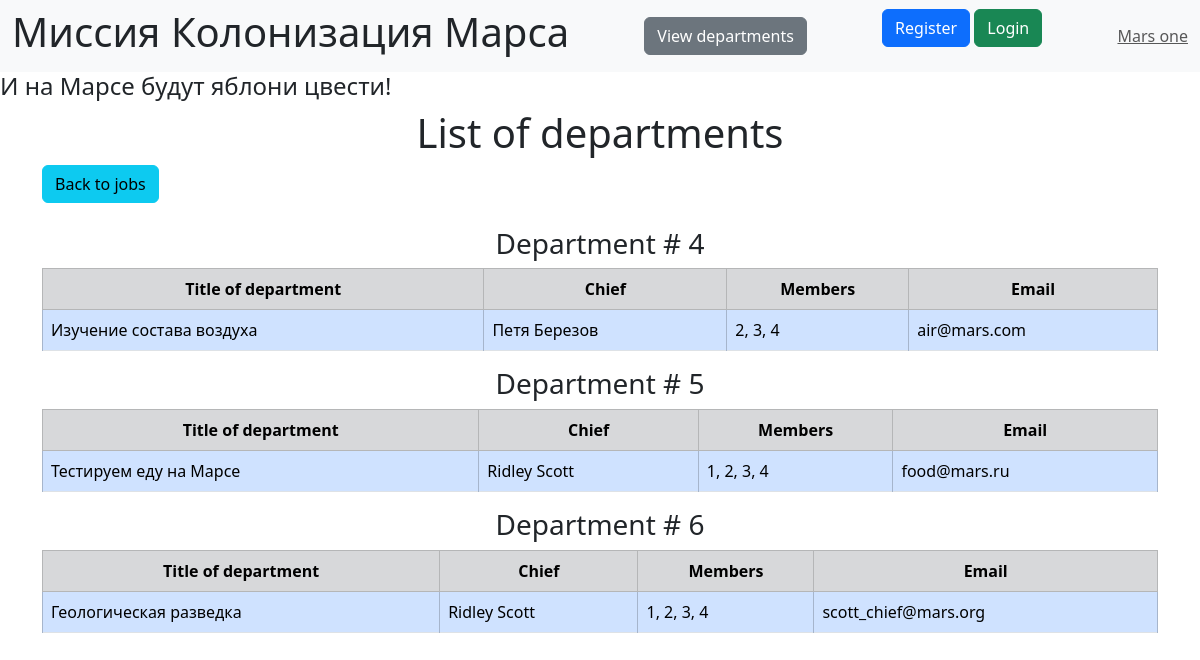
The page /departments on the database its author committed.
### SQL/data/department.py (models this page shows, shortened)
class Department(SqlAlchemyBase):
    __tablename__ = 'departments'
    id = sqlalchemy.Column(sqlalchemy.Integer, primary_key=True, autoincrement=True)
    title = sqlalchemy.Column(sqlalchemy.String, nullable=True)
    members = sqlalchemy.Column(sqlalchemy.String, nullable=True)
    email = sqlalchemy.Column(sqlalchemy.String, index=True, unique=True, nullable=True)
    chief = sqlalchemy.Column(sqlalchemy.Integer, sqlalchemy.ForeignKey("users.id"))
    chief_user = orm.relationship('User')

### SQL/data/users.py (models this page shows, shortened)
class User(SqlAlchemyBase, UserMixin,SerializerMixin):
    __tablename__ = 'users'
    id = sqlalchemy.Column(sqlalchemy.Integer, primary_key=True, autoincrement=True)
    surname = sqlalchemy.Column(sqlalchemy.String, nullable=True)
    name = sqlalchemy.Column(sqlalchemy.String, nullable=True)
    age = sqlalchemy.Column(sqlalchemy.Integer)
    position = sqlalchemy.Column(sqlalchemy.String, nullable=True)
    speciality = sqlalchemy.Column(sqlalchemy.String, nullable=True)
    address = sqlalchemy.Column(sqlalchemy.String, nullable=True)
    city_from = sqlalchemy.Column(sqlalchemy.String, nullable=True, default='Москва')
    email = sqlalchemy.Column(sqlalchemy.String, index=True, unique=True, nullable=True)
    hashed_password = sqlalchemy.Column(sqlalchemy.String, nullable=True)
    modified_date = sqlalchemy.Column(sqlalchemy.DateTime, default=datetime.datetime.now)
    jobs = orm.relationship("Jobs", back_populates='user')
    departments = orm.relationship("Department", back_populates='chief_user')

### main.py (the view)
@app.route('/departments', methods=['GET', 'POST'])
def department_view():
    session = db_session.create_session()
    departments = session.query(Department)
    captions = ['Title of department', 'Chief', 'Members', 'Email']
    return render_template('departments.html', departments=departments, captions=captions)

### SQL/data/db_session.py (called while the page is built)
def create_session() -> Session:
    global __factory
    return __factory()

### templates/departments.html (shortened to what this page needs)
{% extends "base.html"%}
{% block content %}
    <h1>List of departments</h1>
    <a class="btn btn-info" href="/">Back to jobs</a><br><br>
    {% for department in departments%}
          <h3>Department # {{department.id}}</h3>
          <table class="table table-striped table-bordered">
          <tr class="table-secondary">
              {% for caption in captions%}
                    <th style="text-align: center;">{{caption}}</th>
              {% endfor%}
          </tr>
          <tr style="max-height: 100px">
              <td class="table-primary">{{ department.title }}</td>
              <td class="table-primary">{{ department.chief_user.name }} {{department.chief_user.surname}}</td>
              <td class="table-primary">{{ department.members }}</td>
              <td class="table-primary">{{ department.email }}</td>
          </tr>
          </table>
    {% endfor%}
{% endblock %}

### static/css/style.css (style rules this page uses)
h1, h2, h3 { text-align: center; }

### rows shown on the page
Department: id "4", captions "Title of department" "Chief" "Members" "Email", title "Изучение состава воздуха", chief_user.name "Петя", chief_user.surname "Березов", members "2, 3, 4", email "air@mars.com"
Department: id "5", captions "Title of department" "Chief" "Members" "Email", title "Тестируем еду на Марсе", chief_user.name "Ridley", chief_user.surname "Scott", members "1, 2, 3, 4", email "food@mars.ru"
Department: id "6", captions "Title of department" "Chief" "Members" "Email", title "Геологическая разведка", chief_user.name "Ridley", chief_user.surname "Scott", members "1, 2, 3, 4", email "scott_chief@mars.org"
